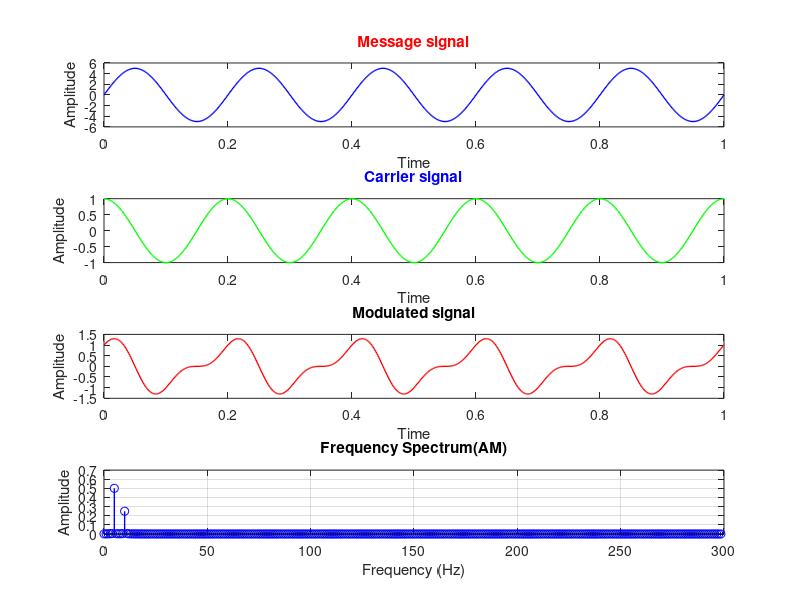

The MATLAB script that drew this image:
%Code for Amplitude Modulation..
clc;
close all;
clear all;
%input the values
A = input('Enter amplitude: ');
fm = input('Enter Message frequency: ');  %fm<fc
fc = input('Enter Carrier frequency: ');
m =  0.5;               %input('Enter modulation index');  %m <= 1
Fs=600;
t = 0:1/Fs:1;

%Equation of the message signal
y1 = A*sin(2*pi*fm*t);
subplot(4,1,1);
plot(t,y1,'blue','LineWidth',1); 
xlabel('Time'); 
ylabel('Amplitude'); 
title('Message signal','color','red');

%Equation of carrier signal
y2 = cos(2*pi*fc*t);
subplot(4,1,2);
plot(t,y2,'green','LineWidth',1);
xlabel('Time'); 
ylabel('Amplitude'); 
title('Carrier signal','color','blue'); 


%instantaneous voltage of resulting am wave is..
y = (1+sin(2*pi*fm*t)).*cos(2*pi*fc*t);
subplot(4,1,3);
plot(t,y,'red','LineWidth',1);
xlabel('Time'); 
ylabel('Amplitude'); 
title('Modulated signal','LineWidth',1);

% Frequency Domain Analysis using FFT
N = length(y);                        % Length of the AM signal
AM_spectrum = fft(y)/N;                  % FFT of the AM signal and normalize
frequencies = (0:(N/2)-1) * Fs / N;              % Frequency axis from 0 to Nyquist frequency

% Plot AM signal Spectrum
subplot(4,1,4);
stem(frequencies, abs(AM_spectrum(1:floor(N/2))), 'blue', 'Linewidth', 1);
xlabel('Frequency (Hz)');
ylabel('Amplitude');
title('Frequency Spectrum(AM)');
grid on;
%input 1 5 150